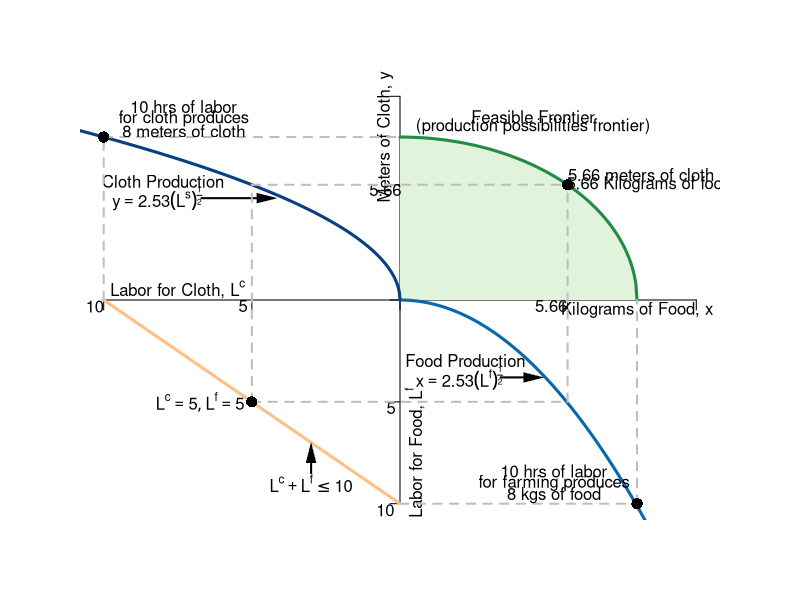

Write R code to recreate this figure.
#Graph Designer: Simon Halliday
#Authors: Bowles, Foley and Halliday
#Title: Coordination, Conflict and Competition: A Text in Microeconomics

require(shape)
pdf(file = "indmarketdemand/ppf_dos_quadrant.pdf", width = 9, height = 9)

#Set parameters for graphics
axislabelsize <- 1
graphlinewidth <- 3
segmentlinewidth <- 2

COL <- c("#7fc97f", "#beaed4", "#fdc086", "#ffff99", "#386cb0", "#f0027f", "#bf5b17", "#666666")
COLA <- c("#e0f3db", "#99d8c9","#66c2a4","#41ae76", "#238b45", "#005824")
COLB <- c("#4eb3d3", "#2b8cbe", "#0868ac","#084081")

#Edited the margins to cater for the larger LHS labels
par(mar =  c(4, 4, 4, 4))

#Change this to make it log of l 

# ppf <- function(l, k = 0.5) {
#   k * (1/l)
# }


ppf <- function(x, yint = 64){
  sqrt(yint - (x)^2)
}

#actualfunction
#foodProd <- function(l, k = -2.529822, alpha = 0.5){
#  (-k)*l^alpha
#}

foodProd <- function(l, k = (6.328125)^-1, alpha = 2){
  (-k)*(l)^alpha
}

feasibleLabor <- function(l, time = 10){
  - time - l
}

manufactureProd <- function(l, k =  2.529822, alpha = 0.5){
  k * (-l)^alpha
}

xlims <- c(-10, 10)
ylims <- c(-10, 10)

npts <- 501 
x <- seq(xlims[1], xlims[2], length.out = npts)
y <- seq(ylims[1], ylims[2], length.out = npts) 

plot(0, 0, xlim = xlims, ylim = ylims, type = "n",
     xlab = expression(paste("")),
     ylab = expression(paste("")), 
     xaxt = "n", 
     yaxt = "n", 
     cex.lab = axislabelsize, 
     bty = "n"
)

ticksy <- c(ylims[1], -5, 0, manufactureProd(-5), ylims[2])
ylabels <- c(NA, NA, NA, NA, NA)
ticksx <- c(xlims[1], -5, 0, manufactureProd(-5), xlims[2])
xlabels <- c(NA, NA, NA, NA, NA)

axis(1, at = ticksx, pos = 0, labels = xlabels)
axis(2, at = ticksy, pos = 0, labels = ylabels, las = 1)

npts <- 501 
xx1 <- seq(0, 20, length.out = npts)
xx2 <- seq(0, xlims[2], length.out = npts)
xx3 <- seq(xlims[1], 0, length.out = npts)
xx4 <- seq(-11, 0, length.out = npts)

#Draw the polygon for shading the feasible set
xpoly1 <- seq(from = 0, to = 8, length.out = 501)
ypoly1 <- ppf(xpoly1)
polygon(x = c(xpoly1, rev(xpoly1[1])), y = c(ypoly1, rev(ypoly1)[1]), col=COLA[1], density=NULL, border = NA)

#Draw the graphs
lines(xx1, ppf(xx1), col = COLA[5], lwd = graphlinewidth)
lines(xx2, foodProd(xx2), col = COLB[3], lwd = graphlinewidth)
lines(xx3, feasibleLabor(xx3, time = 10), col = COL[3], lwd = graphlinewidth)
lines(xx4, manufactureProd(xx4, k =  2.529822, alpha = 0.5), col = COLB[4], lwd = graphlinewidth)

#mtext(expression(paste("Quantity of food, ", x)), side=1, line = 2.5, cex = axislabelsize)
text(-0.5, 8, expression(paste("Meters of Cloth, ", y)), xpd = TRUE, cex = axislabelsize, srt = 90) 
text(8, -0.5, expression(paste("Kilograms of Food, ", x)), xpd = TRUE, cex = axislabelsize)
text(0.5, -7.5, expression(paste("Labor for Food, ", L^f)), xpd = TRUE, cex = axislabelsize, srt= 90) 
text(-7.5, 0.5, expression(paste("Labor for Cloth, ", L^c)), xpd = TRUE, cex = axislabelsize)

#Label the points on the axes we want
#text(-0.6, 2.8, expression(paste(12.5)), xpd = TRUE, cex = axislabelsize)
text(-0.5, 5.4, expression(paste(5.66)), xpd = TRUE, cex = axislabelsize)
#text(2.9, -0.3, expression(paste(2.5)), xpd = TRUE, cex = axislabelsize)
text(5.1, -0.3, expression(paste(5.66)), xpd = TRUE, cex = axislabelsize)
text(-5.3, -0.3, expression(paste(5)), xpd = TRUE, cex = axislabelsize)
text(-0.3, -5.3, expression(paste(5)), xpd = TRUE, cex = axislabelsize)
text(-10.3, -0.3, expression(paste(10)), xpd = TRUE, cex = axislabelsize)
text(-0.5, -10.3, expression(paste(10)), xpd = TRUE, cex = axislabelsize)

#Label the two production functions
#Clothing
text(-8, 5.8, expression(paste("Cloth Production")), xpd = TRUE, cex = axislabelsize)
text(-8.2, 5, expression(paste(y == 2.53*(L^s)^frac(1,2))), xpd = TRUE, cex = axislabelsize)
Arrows(-6.7, 5, -4.5, 5, col = "black", lty = 1, lwd = 2, arr.type = "triangle", arr.lwd = 0.5)

#food
text(2.2, -3, expression(paste("Food Production")), xpd = TRUE, cex = axislabelsize)
text(2, -3.8, expression(paste(x == 2.53*(L^f)^frac(1,2))), xpd = TRUE, cex = axislabelsize)
Arrows(3.4, -3.8, 4.5, -3.8, col = "black", lty = 1, lwd = 2, arr.type = "triangle", arr.lwd = 0.5)

#Draw segments for the 50/50 split of time
segments(-5, -5, -5, manufactureProd(-5), lty = 2, col = "gray", lwd = segmentlinewidth)
segments(-5, -5, manufactureProd(-5), -5, lty = 2, col = "gray", lwd = segmentlinewidth)
segments(-5, manufactureProd(-5), manufactureProd(-5), manufactureProd(-5), lty = 2, col = "gray", lwd = segmentlinewidth)
segments(manufactureProd(-5), -5, manufactureProd(-5), manufactureProd(-5), lty = 2, col = "gray", lwd = segmentlinewidth)

#Annotate Max time on clothes
segments(-10, 0, -10, 8, lty = 2, col = "gray", lwd = segmentlinewidth)
segments(-10, 8, 0, 8, lty = 2, col = "gray", lwd = segmentlinewidth)
text(-7.3, 9.5, expression(paste("10 hrs of labor")))
text(-7.3, 8.9, expression(paste("for cloth produces")))
text(-7.3, 8.3, expression(paste("8 meters of cloth")))
points(-10, 8, pch = 16, col = "black", cex = 1.5)

#Annotate Max time on farming
segments(0, -10, 8, -10, lty = 2, col = "gray", lwd = segmentlinewidth)
segments(8, -10, 8, 0, lty = 2, col = "gray", lwd = segmentlinewidth)
text(5.2, -8.4, expression(paste("10 hrs of labor")))
text(5.2, -9, expression(paste("for farming produces")))
text(5.2, -9.6, expression(paste("8 kgs of food")))
points(8, -10, pch = 16, col = "black", cex = 1.5)

#Annotate point on ppf 
points(manufactureProd(-5), manufactureProd(-5), pch = 16, col = "black", cex = 1.5)
text(manufactureProd(-5) + 2.75, manufactureProd(-5) + 0.5, expression(paste("5.66 meters of cloth &")))
text(manufactureProd(-5) + 2.75, manufactureProd(-5), expression(paste("5.66 Kilograms of food")))

#Annotate point on labor feasibility frontier
points(-5, -5, pch = 16, col = "black", cex = 1.5)
text(-6.75, -5, expression(paste(list(L^c ==5, L^f == 5) )))

text(-3, -9, expression(paste(L^c + L^f <= 10)))
Arrows(-3, -8.5, -3, -7.5, col = "black", lty = 1, lwd = 2, arr.type = "triangle", arr.lwd = 0.5)

#Label the feasible frontier
text(4.5, 9, expression("Feasible Frontier"))
text(4.5, 8.5, expression("(production possibilities frontier)"))


dev.off()
